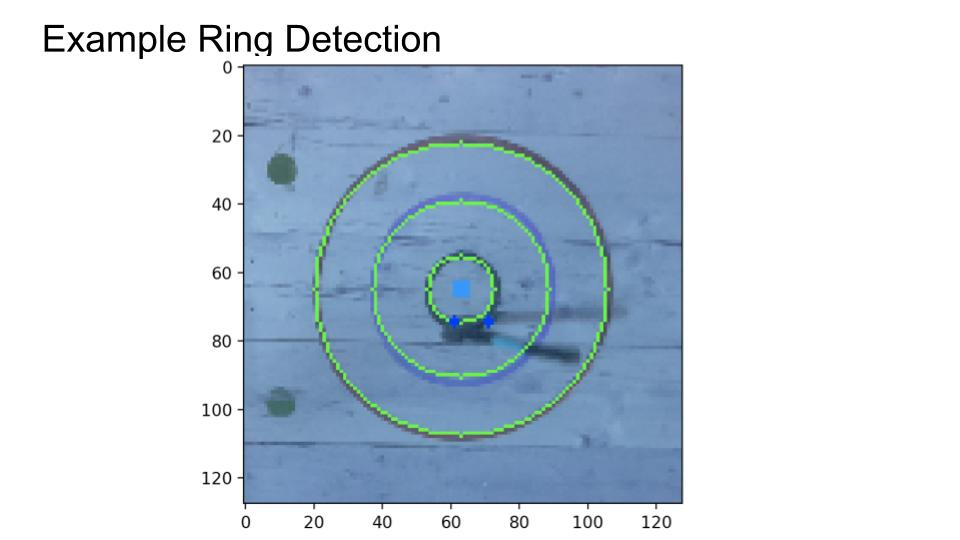
#> input picture example_ring_detection.jpg, 960 x 540 px
$ python -i process_image.py   (imports and definitions only)   (older library calls are emulated)
#> lines starting #> are read from the running program, lines starting #| are printed output that depends on the picture; after the words box and inside, x2 and y2 are one past the last pixel; in counts of white or black regions, pixels touching at a corner belong together

import skimage as ski  # scikit-image (for processing images)
import imutils
import cv2		# opencv library
import numpy as np
import matplotlib as mp
from matplotlib import pyplot as plt
# mp.use('TkAgg')	# tkinter (for displaying images)

verbose = False

def split_rot_image(img, rect):
    # rotate img
    angle = rect[2]
    rows, cols = img.shape[0], img.shape[1]
    M = cv2.getRotationMatrix2D((cols//2,rows//2),angle,1)
    img_rot = cv2.warpAffine(img,M,(cols,rows))

    return img_rot

def find_axe_tip(img):
    kernel = cv2.getStructuringElement(cv2.MORPH_RECT, (3, 3))
    dilated = cv2.dilate(img, kernel, iterations=2)
    _, contours, _ = cv2.findContours(dilated.copy(),
        cv2.RETR_EXTERNAL, cv2.CHAIN_APPROX_NONE)

    main_cnt = max(contours, key = cv2.contourArea)
    [x, y, w, h] = cv2.boundingRect(main_cnt)
    cv2.rectangle(main_cnt, (x, y), (x + w, y + h), (255, 0, 255), 2)
    rect = cv2.minAreaRect(main_cnt)
    box = cv2.boxPoints(rect)
    box = np.int0(box)

    axe_cropped = split_rot_image(img[y:y+h, x:x+w], rect)
    first_half, second_half = axe_cropped[:h//2, :], axe_cropped[h//2:h, :]

    if np.sum(first_half) > np.sum(second_half):
        return (x+w, y+h//2), box
    else:
        return (x, y+h//2), box


def count_diff_SSIM(img1, img2, similarity_threshold):
    # convert the images to grayscale
    gray_img1 = cv2.cvtColor(img1, cv2.COLOR_BGR2GRAY)
    gray_img2 = cv2.cvtColor(img2, cv2.COLOR_BGR2GRAY)

    # compute Structural Similarity Index of the two images
    (score, diff_img) = ski.measure.compare_ssim(gray_img1,
        gray_img2, full=True)
    diff_img = (diff_img * 255).astype("uint8")

    # threshold the difference image, followed by finding contours to
    # obtain the regions of the two input images that differ
    thresh = cv2.threshold(diff_img, similarity_threshold, 255,
        cv2.THRESH_BINARY_INV)[1]
    thresh_color = cv2.cvtColor(thresh, cv2.COLOR_GRAY2BGR)

    axe_tip, box = find_axe_tip(thresh)

    cv2.drawContours(thresh_color,[box],0,(255,0,0),2)
    cv2.circle(thresh_color, axe_tip, 10, (0, 255, 0), thickness=3)

    if verbose:
        fig = plt.figure()
        cv2.imshow("New Image", img1)
        cv2.imshow("Prev Image", img2)
        cv2.imshow("Differences", thresh_color)
        plt.imshow(thresh_color)
        plt.show()
        cv2.waitKey(0)

    total = 0
    cx, cy = 0, 0
    rows, cols = thresh.shape
    return np.sum(thresh), thresh, thresh_color

>>> import cv2
>>> picture = cv2.imread('../example_ring_detection.jpg', cv2.IMREAD_GRAYSCALE)
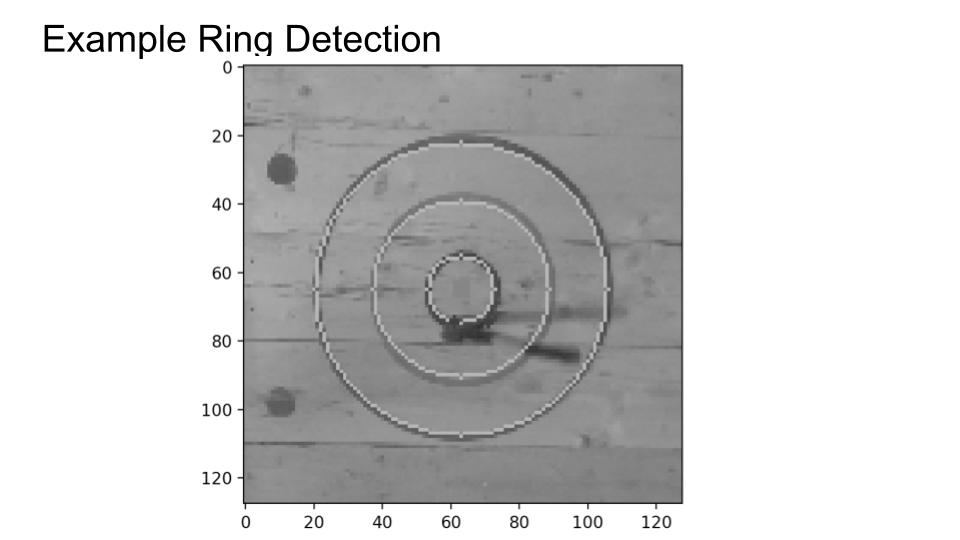
#> picture: shape (540, 960); min 0, max 255, mean 210.1
>>> result = find_axe_tip(picture)
#> in find_axe_tip, `dilated = cv2.dilate(img, kernel, iterations=2)`:
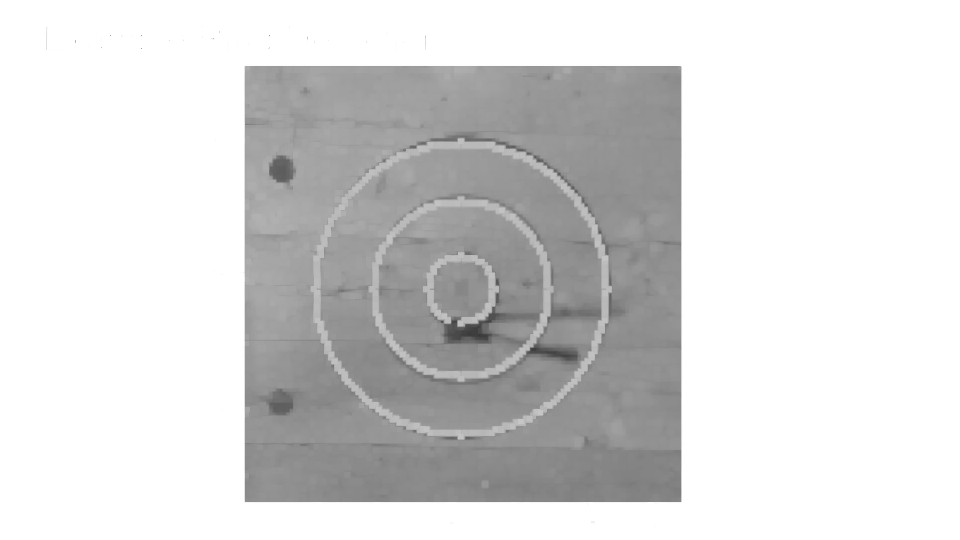
#> dilated: shape (540, 960); min 57, max 255, mean 216.3
#> in find_axe_tip, `_, contours, _ = cv2.findContours(dilated.copy(), cv2.RETR_EXTERNAL, c..`: contours = 1 contour; box (x1, y1, x2, y2) and area: (0, 0, 960, 540) 516901
#> in find_axe_tip, `main_cnt = max(contours, key = cv2.contourArea)`: main_cnt = contour of 2996 points, box (x1, y1, x2, y2) (0, 0, 960, 540), area 516901
#> in find_axe_tip, `[x, y, w, h] = cv2.boundingRect(main_cnt)`: x = 0; w = 960; h = 540
#> in find_axe_tip, `rect = cv2.minAreaRect(main_cnt)`: rect = ((480, 269.5), (539, 958), -90)
#> in find_axe_tip, `box = cv2.boxPoints(rect)`: box = [[959, 539], [1, 539], [1, 0], [959, 0]]
#> in split_rot_image, `angle = rect[2]`: angle = -90
#> in split_rot_image, `M = cv2.getRotationMatrix2D((cols//2,rows//2),angle,1)`: M = [[6.12e-17, -1, 750], [1, 6.12e-17, -210]]
#> in split_rot_image, `img_rot = cv2.warpAffine(img,M,(cols,rows))`:
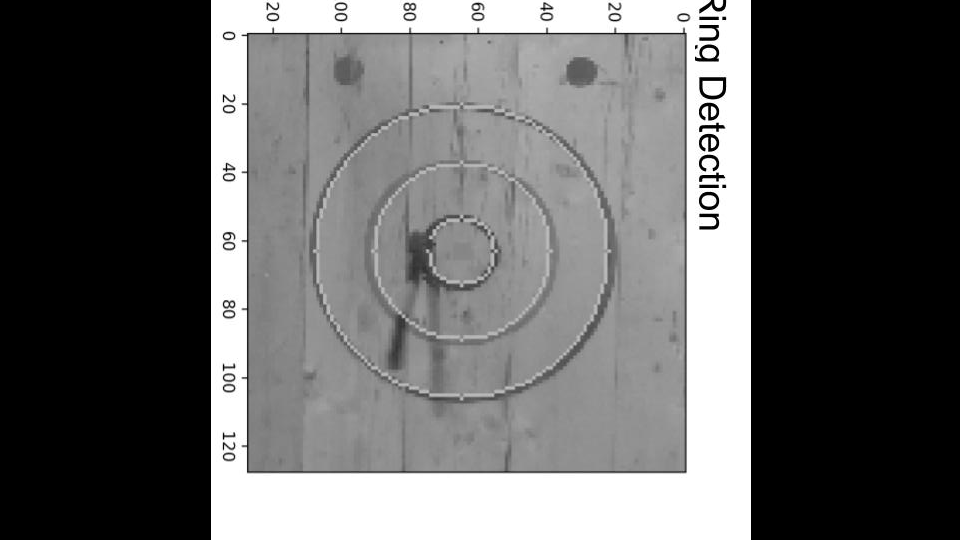
#> img_rot: shape (540, 960); min 0, max 255, mean 99.3
#> in find_axe_tip, `first_half, second_half = axe_cropped[:h//2, :], axe_cropped[h//2:h, :]`:
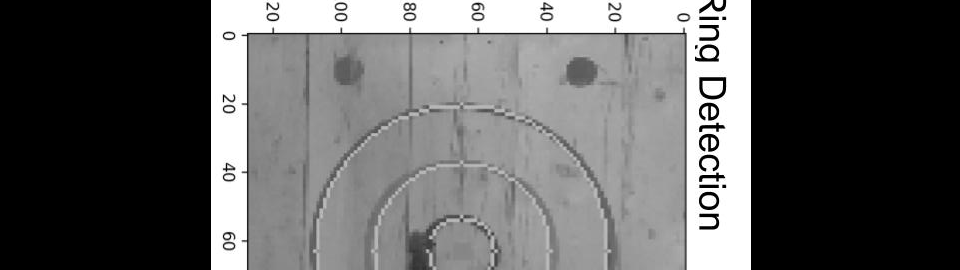
#> first_half: shape (270, 960); min 0, max 255, mean 96
#> in find_axe_tip, `first_half, second_half = axe_cropped[:h//2, :], axe_cropped[h//2:h, :]`:
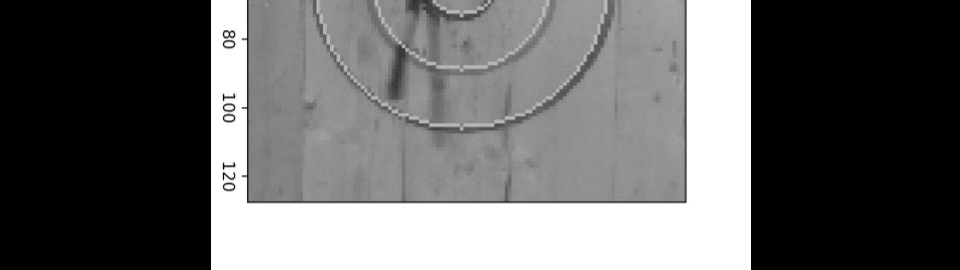
#> second_half: shape (270, 960); min 0, max 255, mean 102.5
#> result = ((0, 270), [[959, 539], [1, 539], [1, 0], [959, 0]])

$ run again, on train_loss_curves.jpg
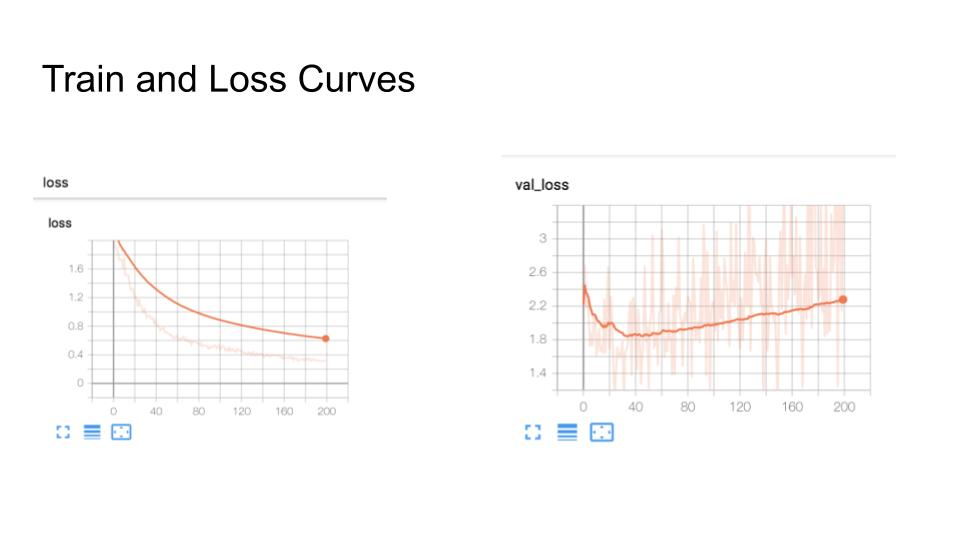
#> input picture train_loss_curves.jpg, 960 x 540 px
#> contours = 1 contour; box (x1, y1, x2, y2) and area: (0, 0, 960, 540) 516901
#> main_cnt = contour of 2996 points, box (x1, y1, x2, y2) (0, 0, 960, 540), area 516901
#> x = 0; w = 960; h = 540
#> rect = ((480, 269.5), (539, 958), -90)
#> box = [[959, 539], [1, 539], [1, 0], [959, 0]]
#> angle = -90
#> M = [[6.12e-17, -1, 750], [1, 6.12e-17, -210]]
#> in split_rot_image, `img_rot = cv2.warpAffine(img,M,(cols,rows))`:
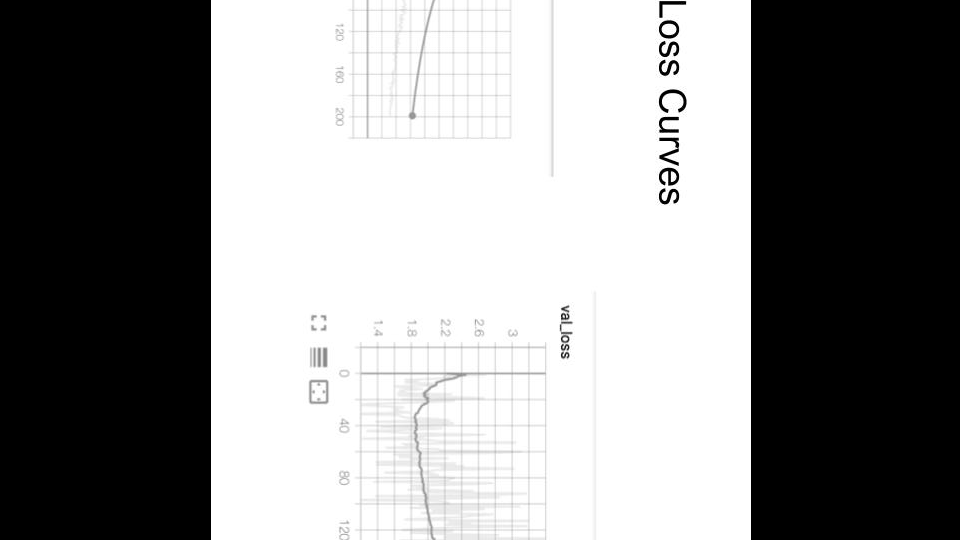
#> img_rot: shape (540, 960); min 0, max 255, mean 141.1
#> in find_axe_tip, `first_half, second_half = axe_cropped[:h//2, :], axe_cropped[h//2:h, :]`:
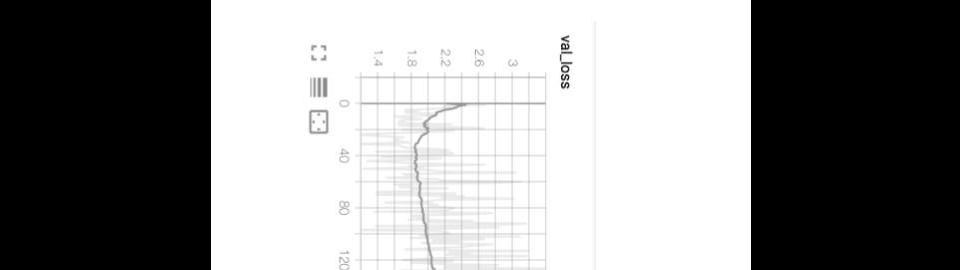
#> second_half: shape (270, 960); min 0, max 255, mean 141.1
#> result = ((960, 270), [[959, 539], [1, 539], [1, 0], [959, 0]])
